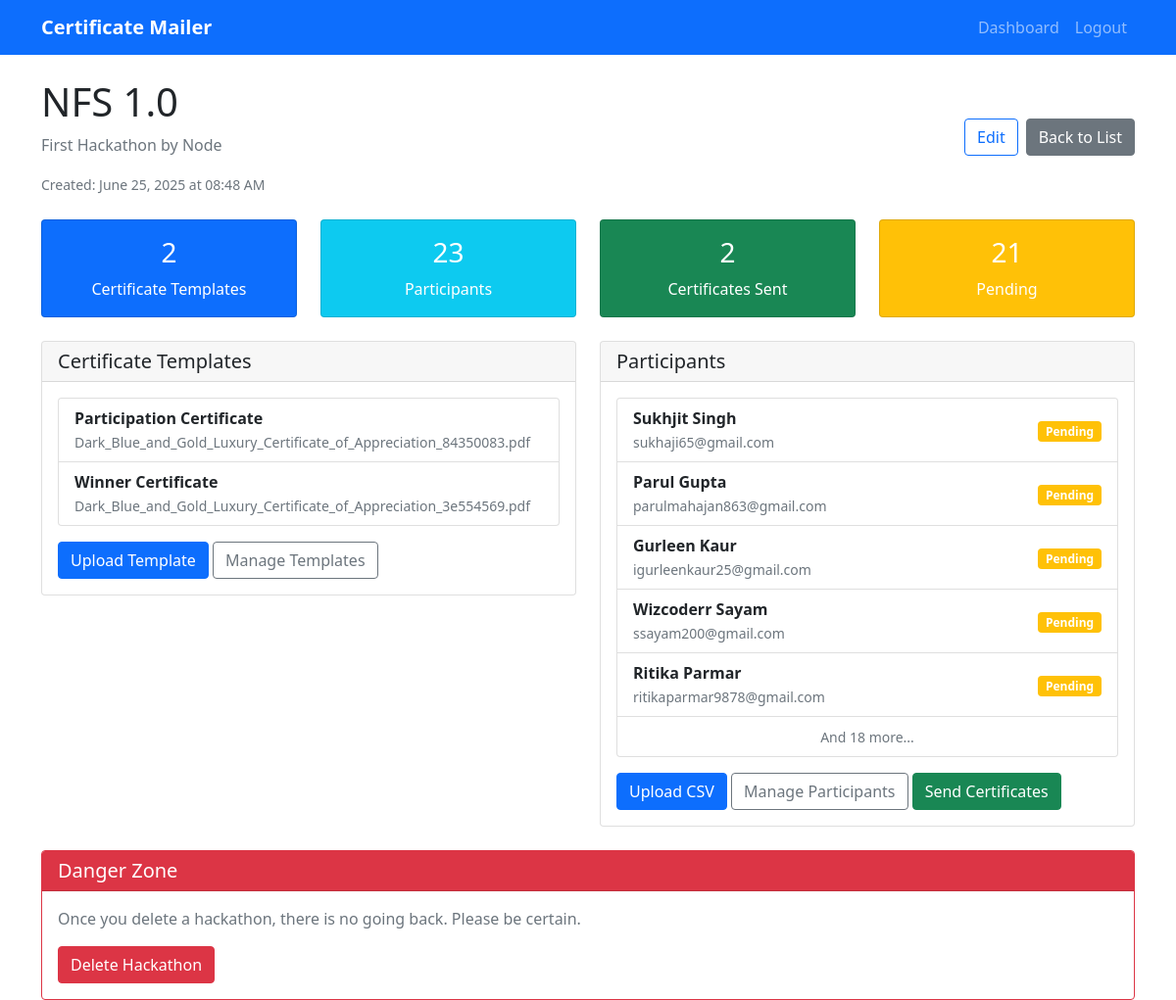
/hackathons/1 (signed in), run on the app's committed database.
### models.py (models this page shows)
class Hackathon(db.Model):
    id = db.Column(db.Integer, primary_key=True)
    name = db.Column(db.String(100), nullable=False)
    description = db.Column(db.Text)
    created_at = db.Column(db.DateTime, default=datetime.utcnow)
    user_id = db.Column(db.Integer, db.ForeignKey('user.id'), nullable=False)
    certificate_templates = db.relationship('CertificateTemplate', backref='hackathon', lazy=True)
    participants = db.relationship('Participant', backref='hackathon', lazy=True)

class CertificateTemplate(db.Model):
    id = db.Column(db.Integer, primary_key=True)
    name = db.Column(db.String(100), nullable=False)  # e.g., "Winner", "Participation"
    filename = db.Column(db.String(255), nullable=False)
    name_x_position = db.Column(db.Float, default=300)
    name_y_position = db.Column(db.Float, default=400)
    font_size = db.Column(db.Integer, default=24)
    font_color = db.Column(db.String(7), default='#000000')
    hackathon_id = db.Column(db.Integer, db.ForeignKey('hackathon.id'), nullable=False)
    created_at = db.Column(db.DateTime, default=datetime.utcnow)

class Participant(db.Model):
    id = db.Column(db.Integer, primary_key=True)
    name = db.Column(db.String(100), nullable=False)
    email = db.Column(db.String(120), nullable=False)
    hackathon_id = db.Column(db.Integer, db.ForeignKey('hackathon.id'), nullable=False)
    team_name = db.Column(db.String(100))  # Name of the team (if applicable)
    member_position = db.Column(db.Integer)  # 1st, 2nd, or 3rd member
    certificate_sent = db.Column(db.Boolean, default=False)
    certificate_template_id = db.Column(db.Integer, db.ForeignKey('certificate_template.id'))
    sent_at = db.Column(db.DateTime)
    created_at = db.Column(db.DateTime, default=datetime.utcnow)

### blueprints/hackathon/routes.py (the view)
@hackathon_bp.route('/hackathons/<int:id>')
@login_required
def hackathon_detail(current_user, id):
    hackathon = Hackathon.query.filter_by(id=id, user_id=current_user.id).first_or_404()
    template_count = len(hackathon.certificate_templates)
    participant_count = len(hackathon.participants)
    sent_count = len([p for p in hackathon.participants if p.certificate_sent])
    return render_template('hackathon/detail.html',
                         hackathon=hackathon,
                         user=current_user,
                         template_count=template_count,
                         participant_count=participant_count,
                         sent_count=sent_count)

### templates/hackathon/detail.html (shortened to what this page needs)
{% extends "base.html" %}
{% block content %}
<div class="d-flex justify-content-between align-items-center mb-4">
    <div>
        <h1>{{ hackathon.name }}</h1>
        {% if hackathon.description %}
            <p class="text-muted">{{ hackathon.description }}</p>
        {% endif %}
        <small class="text-muted">Created: {{ hackathon.created_at.strftime('%B %d, %Y at %I:%M %p') }}</small>
    </div>
    <div class="d-flex gap-2">
        <a href="{{ url_for('hackathon.edit_hackathon', id=hackathon.id) }}" class="btn btn-outline-primary">
             Edit
        </a>
        <a href="{{ url_for('hackathon.list_hackathons') }}" class="btn btn-secondary">
             Back to List
        </a>
    </div>
</div>
<div class="row mb-4">
    <div class="col-md-3">
        <div class="card bg-primary text-white">
            <div class="card-body text-center">
                <h3 class="card-title">{{ template_count }}</h3>
                <p class="card-text">Certificate Templates</p>
            </div>
        </div>
    </div>
    <div class="col-md-3">
        <div class="card bg-info text-white">
            <div class="card-body text-center">
                <h3 class="card-title">{{ participant_count }}</h3>
                <p class="card-text">Participants</p>
            </div>
        </div>
    </div>
    <div class="col-md-3">
        <div class="card bg-success text-white">
            <div class="card-body text-center">
                <h3 class="card-title">{{ sent_count }}</h3>
                <p class="card-text">Certificates Sent</p>
            </div>
        </div>
    </div>
    <div class="col-md-3">
        <div class="card bg-warning text-white">
            <div class="card-body text-center">
                <h3 class="card-title">{{ participant_count - sent_count }}</h3>
                <p class="card-text">Pending</p>
            </div>
        </div>
    </div>
</div>
<div class="row">
    <div class="col-md-6">
        <div class="card">
            <div class="card-header">
                <h5 class="mb-0">Certificate Templates</h5>
            </div>
            <div class="card-body">
                {% if hackathon.certificate_templates %}
                    <div class="list-group">
                        {% for template in hackathon.certificate_templates %}
                            <div class="list-group-item d-flex justify-content-between align-items-center">
                                <div>
                                    <strong>{{ template.name }}</strong>
                                    <br>
                                    <small class="text-muted">{{ template.filename }}</small>
                                </div>
                            </div>
                        {% endfor %}
                    </div>
                {% else %}
                    <p class="text-muted">No certificate templates uploaded yet.</p>
                {% endif %}
                <div class="mt-3">
                    <a href="{{ url_for('certificates.upload_template', hackathon_id=hackathon.id) }}" class="btn btn-primary">
                         Upload Template
                    </a>
                    <a href="{{ url_for('certificates.list_templates', hackathon_id=hackathon.id) }}" class="btn btn-outline-secondary">
                         Manage Templates
                    </a>
                </div>
            </div>
        </div>
    </div>
    <div class="col-md-6">
        <div class="card">
            <div class="card-header">
                <h5 class="mb-0">Participants</h5>
            </div>
            <div class="card-body">
                {% if hackathon.participants %}
                    <div class="list-group">
                        {% for participant in hackathon.participants[:5] %}
                            <div class="list-group-item d-flex justify-content-between align-items-center">
                                <div>
                                    <strong>{{ participant.name }}</strong>
                                    <br>
                                    <small class="text-muted">{{ participant.email }}</small>
                                </div>
                                <div>
                                    {% if participant.certificate_sent %}
                                        <span class="badge bg-success">Sent</span>
                                    {% else %}
                                        <span class="badge bg-warning">Pending</span>
                                    {% endif %}
                                </div>
                            </div>
                        {% endfor %}
                        {% if hackathon.participants|length > 5 %}
                            <div class="list-group-item text-center">
                                <small class="text-muted">And {{ hackathon.participants|length - 5 }} more...</small>
                            </div>
                        {% endif %}
                    </div>
                {% else %}
                    <p class="text-muted">No participants added yet.</p>
                {% endif %}
                <div class="mt-3">
                    <a href="{{ url_for('csv.upload_csv', hackathon_id=hackathon.id) }}" class="btn btn-primary">
                         Upload CSV
                    </a>
                    <a href="{{ url_for('csv.list_participants', hackathon_id=hackathon.id) }}" class="btn btn-outline-secondary">
                         Manage Participants
                    </a>
                    {% if hackathon.participants %}
                    <a href="{{ url_for('csv.send_certificates', hackathon_id=hackathon.id) }}" class="btn btn-success">
                         Send Certificates
                    </a>
                    {% endif %}
                </div>
            </div>
        </div>
    </div>
</div>
<div class="row mt-4">
    <div class="col-12">
        <div class="card border-danger">
            <div class="card-header bg-danger text-white">
                <h5 class="mb-0">Danger Zone</h5>
            </div>
            <div class="card-body">
                <p class="text-muted">
                    Once you delete a hackathon, there is no going back. Please be certain.
                </p>
                <form method="POST" action="{{ url_for('hackathon.delete_hackathon', id=hackathon.id) }}"
                      onsubmit="return confirm('Are you sure you want to delete this hackathon? This action cannot be undone.')">
                    <button type="submit" class="btn btn-danger">
                         Delete Hackathon
                    </button>
                </form>
            </div>
        </div>
    </div>
</div>
{% endblock %}

### data on the page
Hackathon: name "NFS 1.0", description "First Hackathon by Node", created_at "June 25, 2025 at 08:48 AM"
CertificateTemplate: name "Participation Certificate", filename "Dark_Blue_and_Gold_Luxury_Certificate_of_Appreciation_84350083.pdf"
CertificateTemplate: name "Winner Certificate", filename "Dark_Blue_and_Gold_Luxury_Certificate_of_Appreciation_3e554569.pdf"
Participant: name "Sukhjit Singh", email "sukhaji65@gmail.com", certificate_sent "Pending"
Participant: name "Parul Gupta", email "parulmahajan863@gmail.com", certificate_sent "Pending"
Participant: name "Gurleen Kaur", email "igurleenkaur25@gmail.com", certificate_sent "Pending"
Participant: name "Wizcoderr Sayam", email "ssayam200@gmail.com", certificate_sent "Pending"
Participant: name "Ritika Parmar", email "ritikaparmar9878@gmail.com", certificate_sent "Pending"

### other printed values
{{ template_count }} "2"
{{ participant_count }} "23"
{{ sent_count }} "2"
{{ participant_count - sent_count }} "21"
{{ hackathon.participants|length - 5 }} "18"
